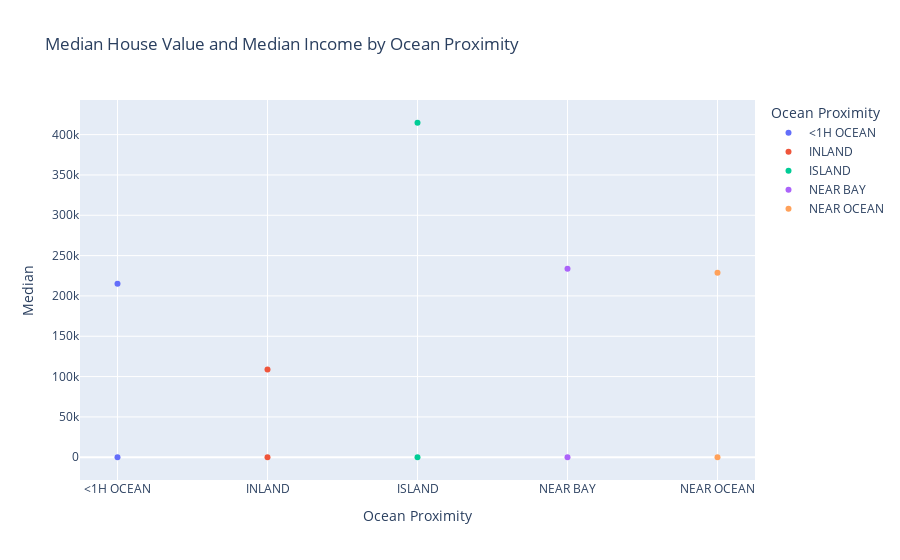

Notebook code for this chart:
### Code cell
# Assuming 'data' is your DataFrame
# Group by 'ocean_proximity' and calculate the median for 'median_house_value' and 'median_income'
median_values_by_proximity = df.groupby("ocean_proximity")[["median_house_value","median_income" ]].median().reset_index()

# Print or visualize the result
print(median_values_by_proximity)


fig = px.scatter(median_values_by_proximity, x='ocean_proximity', y=['median_house_value', 'median_income'],
             title='Median House Value and Median Income by Ocean Proximity',
             labels={'value': 'Median', 'variable': 'Metric', 'ocean_proximity': 'Ocean Proximity'},
             color='ocean_proximity',
             hover_data=['ocean_proximity'])

fig.show()

### Figure 1 — Plotly figure (JSON) as saved in the notebook; plotly's stock layout.template omitted (floating-point values rounded to 4 significant figures)
{"data": [{"hovertemplate": "Ocean Proximity=%{x}<br>Median=%{y}<extra></extra>", "legendgroup": "<1H OCEAN", "marker": {"color": "#636efa", "symbol": "circle"}, "mode": "markers", "name": "<1H OCEAN", "orientation": "v", "showlegend": true, "x": ["<1H OCEAN", "<1H OCEAN"], "xaxis": "x", "y": [215000, 3.879], "yaxis": "y", "type": "scatter"}, {"hovertemplate": "Ocean Proximity=%{x}<br>Median=%{y}<extra></extra>", "legendgroup": "INLAND", "marker": {"color": "#EF553B", "symbol": "circle"}, "mode": "markers", "name": "INLAND", "orientation": "v", "showlegend": true, "x": ["INLAND", "INLAND"], "xaxis": "x", "y": [108700, 2.99], "yaxis": "y", "type": "scatter"}, {"hovertemplate": "Ocean Proximity=%{x}<br>Median=%{y}<extra></extra>", "legendgroup": "ISLAND", "marker": {"color": "#00cc96", "symbol": "circle"}, "mode": "markers", "name": "ISLAND", "orientation": "v", "showlegend": true, "x": ["ISLAND", "ISLAND"], "xaxis": "x", "y": [414700, 2.736], "yaxis": "y", "type": "scatter"}, {"hovertemplate": "Ocean Proximity=%{x}<br>Median=%{y}<extra></extra>", "legendgroup": "NEAR BAY", "marker": {"color": "#ab63fa", "symbol": "circle"}, "mode": "markers", "name": "NEAR BAY", "orientation": "v", "showlegend": true, "x": ["NEAR BAY", "NEAR BAY"], "xaxis": "x", "y": [233800, 3.819], "yaxis": "y", "type": "scatter"}, {"hovertemplate": "Ocean Proximity=%{x}<br>Median=%{y}<extra></extra>", "legendgroup": "NEAR OCEAN", "marker": {"color": "#FFA15A", "symbol": "circle"}, "mode": "markers", "name": "NEAR OCEAN", "orientation": "v", "showlegend": true, "x": ["NEAR OCEAN", "NEAR OCEAN"], "xaxis": "x", "y": [228750, 3.648], "yaxis": "y", "type": "scatter"}], "layout": {"xaxis": {"anchor": "y", "domain": [0, 1], "title": {"text": "Ocean Proximity"}, "categoryorder": "array", "categoryarray": ["<1H OCEAN", "INLAND", "ISLAND", "NEAR BAY", "NEAR OCEAN"]}, "yaxis": {"anchor": "x", "domain": [0, 1], "title": {"text": "Median"}}, "legend": {"title": {"text": "Ocean Proximity"}, "tracegroupgap": 0}, "title": {"text": "Median House Value and Median Income by Ocean Proximity"}}}
